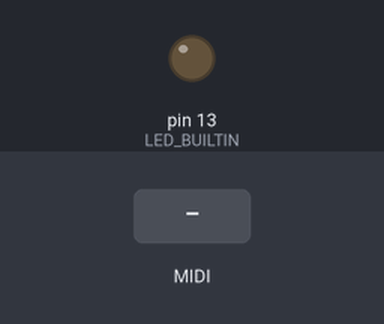
This sketch was run on a simulated Arduino Uno, built with avr-gcc and run on an emulated ATmega328P. Parts: output pins drawn as LEDs (lit = HIGH). Dashed ring = blinking. The test bench sets the inputs (shaded band). MIDI output is not drawn.

Above: at 1.2 s.
1.3 s: MIDI note 36 received
At 1.7 s:
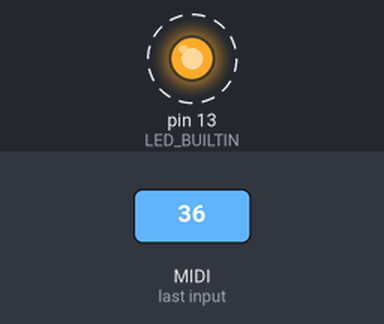
4.3 s: MIDI note 48 received
7.3 s: MIDI note 60 received
Timing chart, 0 to 13.8 s (numbered marks = the images above; inputs shaded):
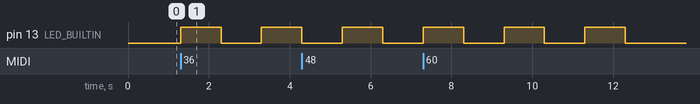

The sketch:

MIDI_TEST.ino
```cpp
/*
 *    MIDI4CV - MIDI TEST
 *
 *    Built-in LED turns on for 1 second at every MIDI note received
 */

#include <MIDI.h>

MIDI_CREATE_DEFAULT_INSTANCE();

void setup(){
    pinMode(LED_BUILTIN, OUTPUT);
    MIDI.begin(MIDI_CHANNEL_OMNI); // Launch MIDI and listen to all channels
}

void loop(){
if (MIDI.read())                    // If we have received a message
{
    digitalWrite(LED_BUILTIN, HIGH);
    delay(1000);                    // Wait for a second
    digitalWrite(LED_BUILTIN, LOW);
    delay(1000);                    // Wait for a second
}
}
```

Measured:
- after the input at 1.3 s, pin 13 (LED_BUILTIN): LOW → HIGH at once, → LOW 1.0 s later, → HIGH 1.0 s later
